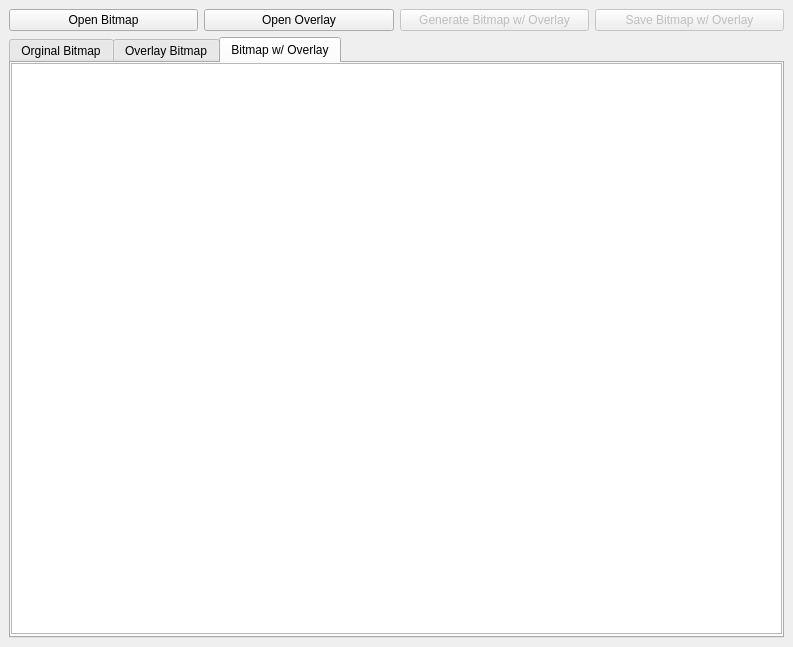
<?xml version="1.0" encoding="UTF-8"?>
<ui version="4.0">
 <class>OverlayWindow</class>
 <widget class="QMainWindow" name="OverlayWindow">
  <property name="geometry">
   <rect>
    <x>0</x>
    <y>0</y>
    <width>793</width>
    <height>647</height>
   </rect>
  </property>
  <property name="sizePolicy">
   <sizepolicy hsizetype="Fixed" vsizetype="Fixed">
    <horstretch>0</horstretch>
    <verstretch>0</verstretch>
   </sizepolicy>
  </property>
  <property name="minimumSize">
   <size>
    <width>793</width>
    <height>647</height>
   </size>
  </property>
  <property name="maximumSize">
   <size>
    <width>793</width>
    <height>647</height>
   </size>
  </property>
  <property name="windowTitle">
   <string>MainWindow</string>
  </property>
  <widget class="QWidget" name="centralwidget">
   <layout class="QGridLayout" name="gridLayout">
    <item row="0" column="0">
     <layout class="QHBoxLayout" name="horizontalLayout">
      <item>
       <widget class="QPushButton" name="btnOpenBitmap">
        <property name="text">
         <string>Open Bitmap</string>
        </property>
       </widget>
      </item>
      <item>
       <widget class="QPushButton" name="btnOpenOverlay">
        <property name="text">
         <string>Open Overlay</string>
        </property>
       </widget>
      </item>
      <item>
       <widget class="QPushButton" name="btnGenerateOverlaid">
        <property name="enabled">
         <bool>false</bool>
        </property>
        <property name="text">
         <string>Generate Bitmap w/ Overlay</string>
        </property>
       </widget>
      </item>
      <item>
       <widget class="QPushButton" name="btnSaveBitmap">
        <property name="enabled">
         <bool>false</bool>
        </property>
        <property name="text">
         <string>Save Bitmap w/ Overlay</string>
        </property>
       </widget>
      </item>
     </layout>
    </item>
    <item row="1" column="0">
     <widget class="QTabWidget" name="tabWidget">
      <property name="currentIndex">
       <number>2</number>
      </property>
      <widget class="QWidget" name="tab">
       <attribute name="title">
        <string>Orginal Bitmap</string>
       </attribute>
       <widget class="QGraphicsView" name="gfxBitmap">
        <property name="geometry">
         <rect>
          <x>0</x>
          <y>0</y>
          <width>771</width>
          <height>571</height>
         </rect>
        </property>
        <property name="frameShape">
         <enum>QFrame::NoFrame</enum>
        </property>
        <property name="frameShadow">
         <enum>QFrame::Plain</enum>
        </property>
        <property name="lineWidth">
         <number>0</number>
        </property>
       </widget>
      </widget>
      <widget class="QWidget" name="tab_2">
       <attribute name="title">
        <string>Overlay Bitmap</string>
       </attribute>
       <widget class="QGraphicsView" name="gfxOverlay">
        <property name="geometry">
         <rect>
          <x>0</x>
          <y>0</y>
          <width>771</width>
          <height>571</height>
         </rect>
        </property>
        <property name="frameShape">
         <enum>QFrame::NoFrame</enum>
        </property>
        <property name="frameShadow">
         <enum>QFrame::Plain</enum>
        </property>
        <property name="lineWidth">
         <number>0</number>
        </property>
       </widget>
      </widget>
      <widget class="QWidget" name="tab_3">
       <attribute name="title">
        <string>Bitmap w/ Overlay</string>
       </attribute>
       <widget class="QGraphicsView" name="gfxOverlaid">
        <property name="geometry">
         <rect>
          <x>0</x>
          <y>0</y>
          <width>771</width>
          <height>571</height>
         </rect>
        </property>
       </widget>
      </widget>
     </widget>
    </item>
   </layout>
  </widget>
 </widget>
 <resources/>
 <connections/>
</ui>
